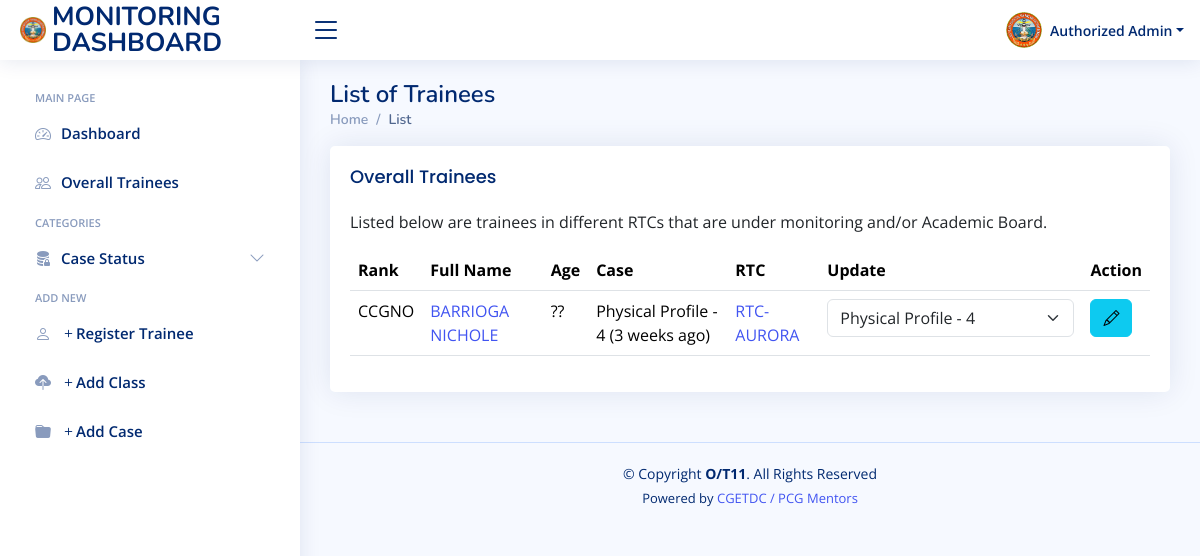
The app's page /home.php with its own data.
### tables this page shows
CREATE TABLE `list` (
  `id` int(11) NOT NULL,
  `date` timestamp NOT NULL DEFAULT current_timestamp(),
  `rank` varchar(5) DEFAULT NULL,
  `fullname` varchar(29) DEFAULT NULL,
  `class` int(2) DEFAULT NULL,
  `age` varchar(10) DEFAULT NULL,
  `rtc` int(1) DEFAULT NULL,
  `acadsess` varchar(47) DEFAULT NULL,
  `nature_termi` varchar(27) DEFAULT NULL,
  `remarks` varchar(658) DEFAULT NULL,
  `date_endorsed` varchar(17) DEFAULT NULL,
  `reso` varchar(68) DEFAULT NULL,
  `status` varchar(86) DEFAULT NULL,
  `year` varchar(35) DEFAULT NULL,
  `so` varchar(76) DEFAULT NULL,
  `mr` varchar(10) DEFAULT NULL,
  `is_terminated` varchar(10) DEFAULT NULL
);

CREATE TABLE `hatol` (
  `id` int(11) NOT NULL,
  `stat` text NOT NULL,
  `degree` int(1) NOT NULL
);

CREATE TABLE `rtc` (
  `id` int(11) NOT NULL,
  `rtc_name` text NOT NULL,
  `logo` text NOT NULL,
  `rtc_short` text NOT NULL,
  `rtc_dir` text NOT NULL,
  `rtc_acd` text NOT NULL,
  `uname` text NOT NULL,
  `pword` text NOT NULL,
  `is_active` text NOT NULL,
  `is_female` int(1) NOT NULL
);

### fb_time_ago.php (called while the page is built, shortened)
<?php
 function facebook_time_ago($timestamp)
 {
      $time_ago = strtotime($timestamp);
      $current_time = time();
      $time_difference = $current_time - $time_ago;
      $seconds = $time_difference;
      $minutes      = round($seconds / 60 );
      $hours           = round($seconds / 3600);
      $days          = round($seconds / 86400);
      $weeks          = round($seconds / 604800);
      if($seconds <= 60)
      {
     return "Just Now";
   }
      else if($weeks <= 4.3)
      {
     if($weeks==1)
           {
       return "a week ago";
     }
           else
           {
       return "$weeks weeks ago";
     }
   }
 }
 ?>

### home.php (the view, shortened to what this page needs)
<!DOCTYPE html>
<html lang="en">
<?php
require("db/conn.php");
    require('head.php');
    require('fb_time_ago.php');
  ?>
<head>
</head>
<body>
  <?php
    require('header.php');
  ?>
<?php
    require('sidebar.php');
  ?>
  <main id="main" class="toggle-sidebar">
    <div class="pagetitle">
      <h1>List of Trainees</h1>
      <nav>
        <ol class="breadcrumb">
          <li class="breadcrumb-item"><a href="home.php">Home</a></li>
          <li class="breadcrumb-item active">List</li>
        </ol>
      </nav>
    </div>
    <section class="section home">
      <div class="row">
        <div class="col-lg-12">
          <div class="card">
            <div class="card-body">
              <h5 class="card-title">Overall Trainees</h5>
              <p>Listed below are trainees in different RTCs that are under monitoring and/or Academic Board.</p>
              <table class="table datatable">
                <thead>
                  <tr>
                    <th>Rank</th>
                    <th>Full Name</th>
                    <th>Age</th>
                    <th>Case</th>
                    <th>RTC</th>
                    <th>Update</th>
                    <th>Action</th>
                  </tr>
                </thead>
                <tbody>
                  <?php
                    $get_trainees = mysqli_query($db,"select * from list WHERE is_terminated IS NULL AND nature_termi != 0");
                            if(mysqli_num_rows($get_trainees)>= 1){
                              $age = "??";
                              while($rows2=mysqli_fetch_array($get_trainees)){
                                $date_filed = date("d-M-Y H:i", strtotime($rows2['date']));
                              ?>
                      <tr>
                        <td><?=$rows2['rank']?></td>
                        <td><a href="tprofile.php?id=<?=$rows2['id']?>"><?=$rows2['fullname']?></a></td>
                        <td><?=$age?></td>
                        <?php
                        $x4 = "";
                          $status = mysqli_query($db,"select * from hatol WHERE id=$rows2[nature_termi]");
                          if($status){
                            $result4 = $status->fetch_assoc();
                            $x4 = $result4['stat'];
                          }
                          else {
                            $x4 = $rows2['nature_termi'];
                          }
                        ?>
                        <td><?=$x4?> (<?=facebook_time_ago($date_filed)?>)</td>
                        <?php
                          $query2 = mysqli_query($db,"select * from rtc WHERE id=$rows2[rtc]");
                          $result3 = $query2->fetch_assoc();
                          $x3 = $result3['rtc_short'];
                        ?>
                        <td><a href="thrurtc.php?rtc=<?=$result3['id']?>&r=<?=$x3?>"><?=$x3?></a></td>
                        <td>
                            <select class="form-select" id="aa<?=$rows2['id']?>" name="aa<?=$rows2['id']?>" required>
                            <?php
                            $get_hatol = mysqli_query($db,"select * from hatol");
                              if(mysqli_num_rows($get_hatol)>= 1){
                                $selected = "";
                              while($hatol=mysqli_fetch_array($get_hatol)){
                                if($rows2['nature_termi'] == $hatol['id']){
                                    $selected = "selected";
                                }
                                ?>
                                  <option value="<?=$hatol['id']?>" <?=$selected?>><?=$hatol['stat']?></option>
                              <?php
                                $selected = "";
                                }
                              }
                              ?>
                            </select>
                        </td>
                        <td><button name="<?=$rows2['id']?>" id="<?=$rows2['id']?>" value="<?=$rows2['id']?>" class="opns bi bi-pencil btn btn-info"></button></td>
                      </tr>
                  <?php
                        }
                      }
                      else { ?>
                        <tr>
                        <td colspan="7"><center><b>No Entries Found</b></center></td>
                      </tr>
                      <?php
                      }
                  ?>
                </tbody>
              </table>
            </div>
          </div>
        </div>
      </div>
    </section>
  </main>
  <?php
    require('footer.php');
  ?>
</body>
</html>

### assets/css/style.css (style rules this page uses)
:root { scroll-behavior: smooth; }
body { font-family: "Open Sans", sans-serif; background: #f6f9ff; color: #444444; }
a { color: #4154f1; text-decoration: none; }
h1, h2, h3, h4, h5, h6 { font-family: "Nunito", sans-serif; }
#main { margin-top: 60px; padding: 20px 30px; transition: all 0.3s; }
.pagetitle { margin-bottom: 10px; }
.pagetitle h1 { font-size: 24px; margin-bottom: 0; font-weight: 600; color: #012970; }
.card { margin-bottom: 30px; border: none; border-radius: 5px; box-shadow: 0px 0 30px rgba(1, 41, 112, 0.1); }
.card-title { padding: 20px 0 15px 0; font-size: 18px; font-weight: 500; color: #012970; font-family: "Poppins", sans-serif; }
.card-body { padding: 0 20px 20px 20px; }
.breadcrumb { font-size: 14px; font-family: "Nunito", sans-serif; color: #899bbd; font-weight: 600; }
.breadcrumb a { color: #899bbd; transition: 0.3s; }
.breadcrumb .breadcrumb-item::before { color: #899bbd; }
.breadcrumb .active { color: #51678f; font-weight: 600; }
@media (min-width: 1200px) { #main, #footer { margin-left: 300px; } }

### records on screen
list: rank "CCGNO", fullname "BARRIOGA NICHOLE", hatol.stat "Physical Profile - 4", date "3 weeks ago", rtc.rtc_short "RTC-AURORA", $rows2['id'] 16 (drawn)

### other values on screen
form field value "Physical Profile - 4"
